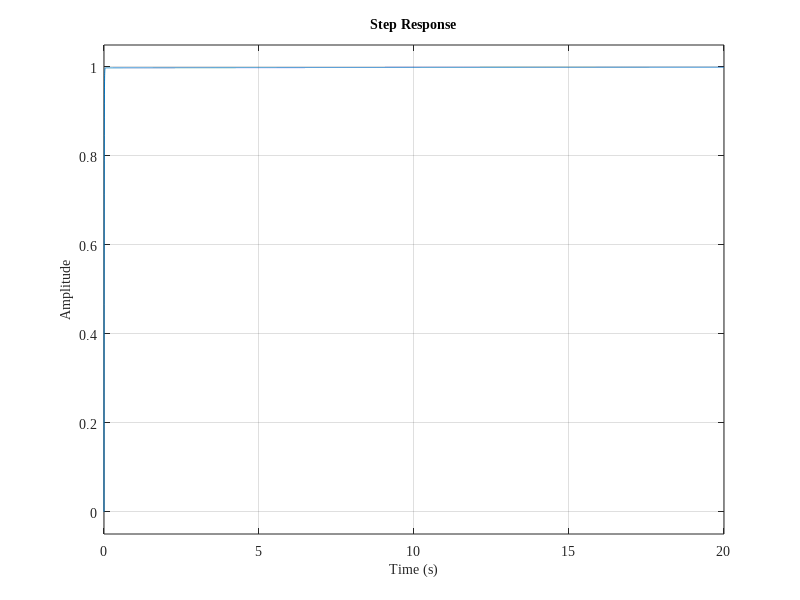
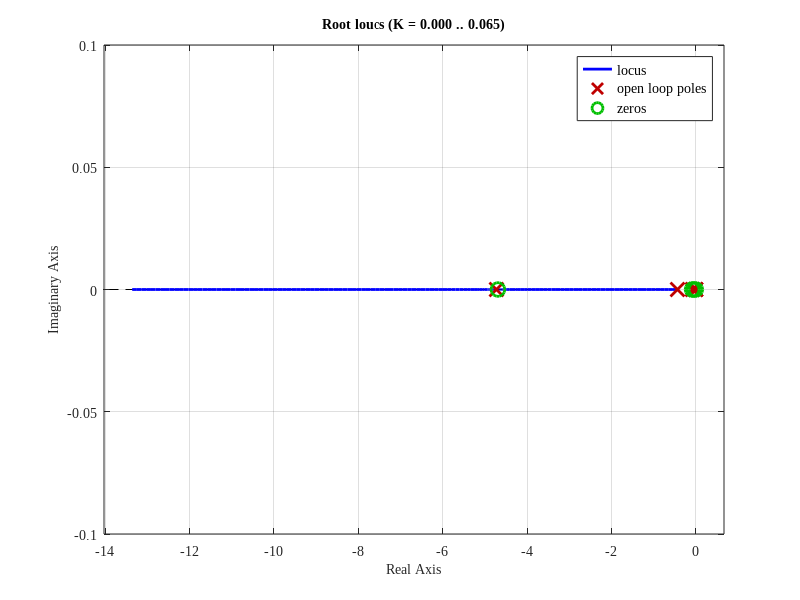
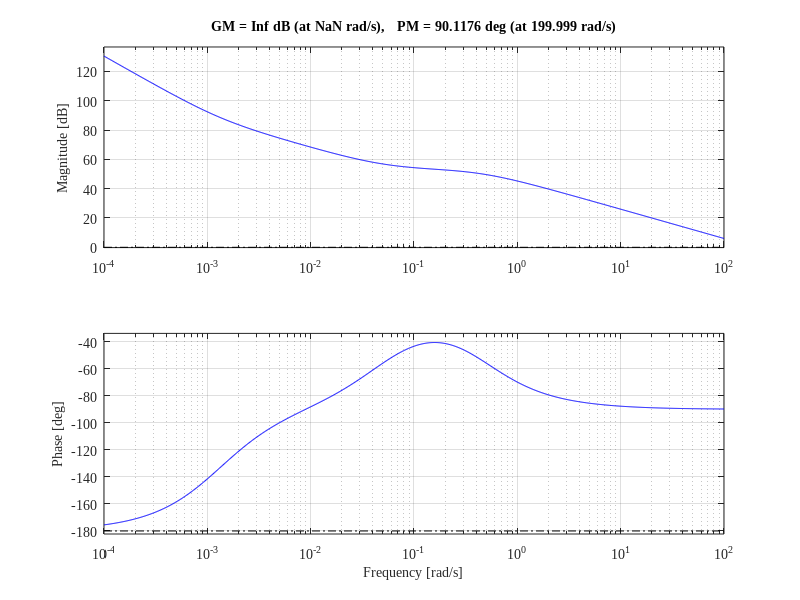

Reproduce these figures in MATLAB, in order.
clc
clear
close all

s = tf('s');

G = ((s+4.6919)*(s+0.0883)*(s+0.0013)) / ...
    (s^2*(s+0.0791)*(s+0.4354)*(s+4.7275));

Kp = 10;
Ki = 0;
Kd = 200;

C = pid(Kp,Ki,Kd);
T = feedback(C*G,1);

% Ensure Results folder exists
if ~exist('Results','dir')
    mkdir('Results');
end

figure
step(T)
grid on
% title('Closed-Loop Step Response', 'FontName', 'Times New Roman', 'FontSize', 12)
xlabel('Time (s)', 'FontName', 'Times New Roman', 'FontSize', 11)
ylabel('Amplitude', 'FontName', 'Times New Roman', 'FontSize', 11)
set(findall(gcf,'-property','FontName'), 'FontName', 'Times New Roman')
set(findall(gcf,'-property','FontSize'), 'FontSize', 10)
saveas(gcf, fullfile('Results','RootLocus2_Step.png'));

figure
rlocus(C*G)
grid on
% title('Root Locus: PD Controller Design', 'FontName', 'Times New Roman', 'FontSize', 12)
xlabel('Real Axis', 'FontName', 'Times New Roman', 'FontSize', 11)
ylabel('Imaginary Axis', 'FontName', 'Times New Roman', 'FontSize', 11)
set(findall(gcf,'-property','FontName'), 'FontName', 'Times New Roman')
set(findall(gcf,'-property','FontSize'), 'FontSize', 10)
saveas(gcf, fullfile('Results','RootLocus2_RootLocus.png'));

figure
margin(C*G)
grid on
% title('Bode Magnitude and Phase: PD*G', 'FontName', 'Times New Roman', 'FontSize', 12)
set(findall(gcf,'-property','FontName'), 'FontName', 'Times New Roman')
set(findall(gcf,'-property','FontSize'), 'FontSize', 10)
saveas(gcf, fullfile('Results','RootLocus2_Margin.png'));
